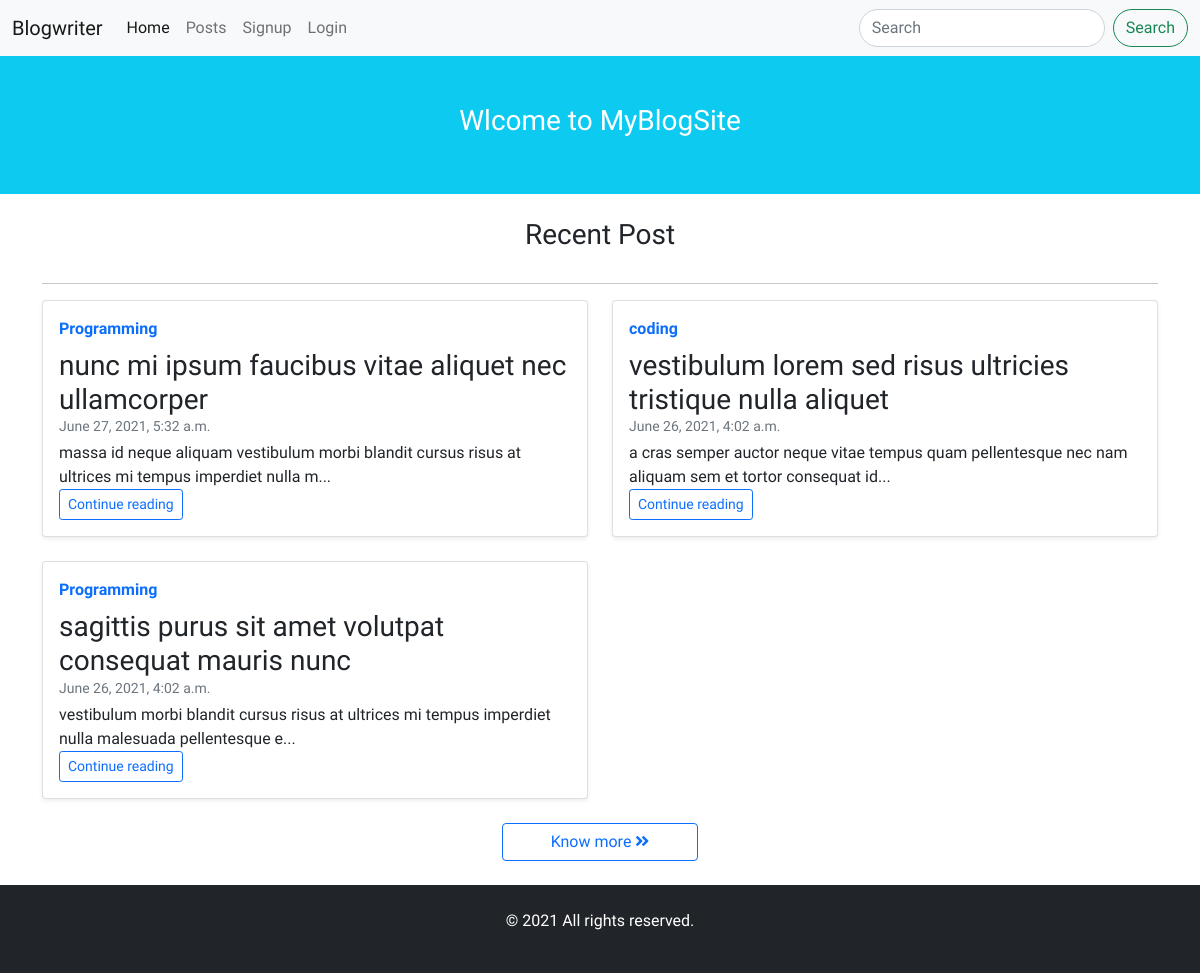
Before: / with the older database file.
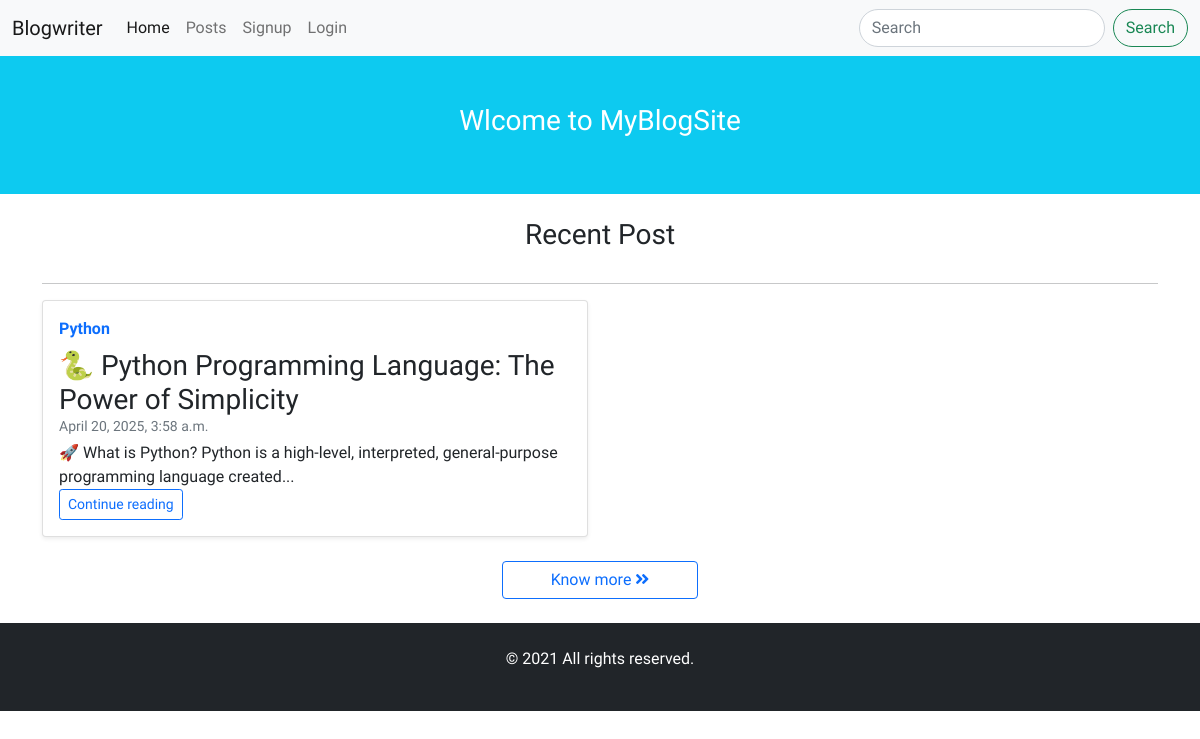
After: the same page with the newer database file.
### blogs/models.py (models this page shows, shortened)
class Post(models.Model):
    title=models.CharField(max_length=200)
    author=models.ForeignKey(User,on_delete=models.CASCADE,null=True)
    category = models.CharField(max_length=200)
    body = models.TextField(blank=True, null=True)
    date=models.DateTimeField(auto_now_add=True)
    slug = models.CharField(max_length=200)

### mysite/views.py (the view)
# urls.py: path('',PostView.as_view(), name="home"),
class PostView(ListView):
    model = Post
    template_name = 'index.html'
    queryset = Post.objects.order_by('-id')[:4]

### templates/index.html (shortened to what this page needs)
{% extends 'base.html' %}
{% block content %}
<div class="container-fluid bg-info text-white p-5">
	<h3 class="text-center">Wlcome to MyBlogSite</h3>
</div>
<div class="container mt-4">
	{% if object_list %}
	<h3 class="pb-3 mb-2 mt-3 text-center">Recent Post</h3>
	<hr>
	<div class="row">
		{% for post in object_list %}
		<div class="col-md-6">
			<div class="card flex-md-row mb-4 shadow-sm h-md-250">
				<div class="card-body d-flex flex-column align-items-start">
					<strong class="d-inline-block mb-2 text-primary">{{post.category}}</strong>
					<h6 class="mb-0">
						<a class="text-dark text-decoration-none fs-3" href="{% url 'PostDetail' post.pk %}"
						>{{post.title}}</a
						>
					</h6>
					<div class="mb-1 text-muted small">{{post.date}}</div>
					<p class="card-text mb-auto">
						{{post.body|safe|slice:100}}...
					</p>
					<a
							class="btn btn-outline-primary btn-sm"
							role="button"
							href="{% url 'PostDetail' post.pk %}"
					>Continue reading</a
					>
				</div>
			</div>
		</div>
		{% endfor %}
	</div>
	<div class="text-center">
		<a href="{% url 'Post' %}" class="float-left btn btn-outline-primary px-5">
			Know more <i class="fas fa-angle-double-right"></i
		></a>
	</div>
	<br/>
	{% else %}
	<h3 class="text-center my-4">No Posts Available</h3>
	{% endif%}
</div>
{% endblock %}

### templates/base.html (shortened to what this page needs)
<!DOCTYPE html>
<html lang="en">
<head>
	<link
			href="https://cdn.jsdelivr.net/npm/bootstrap@5.0.1/dist/css/bootstrap.min.css"
			rel="stylesheet"
	/>
	<link
			rel="stylesheet"
			href="https://use.fontawesome.com/releases/v5.2.0/css/all.css"
	/>
</head>
<body>
<nav class="navbar navbar-expand-lg navbar-light bg-light">
	<div class="container-fluid">
		<a class="navbar-brand" href="{% url 'home' %}">Blogwriter</a>
		<div class="collapse navbar-collapse" id="navbarSupportedContent">
			<ul class="navbar-nav me-auto mb-2 mb-lg-0">
				<li class="nav-item">
					<a class="nav-link active" aria-current="page" href="{% url 'home' %}">Home</a>
				</li>
				<li class="nav-item">
					<a class="nav-link" href="{% url 'Post' %}">Posts</a>
				</li>
				{% if user.is_authenticated %}
				<li class="nav-item">
					<a class="nav-link" href="{% url 'add_post' %}">Add Post</a>
				</li>
				<!-- <li class="nav-item">
					<a class="nav-link" href="{% url 'logout' %}">LogOut</a>
				</li> -->
				<li class="nav-item">
					<a class="nav-link" href="{% url 'home' %}">Hello-{{user}}</span></a>
				</li>
				{% else %}
				<li class="nav-item">
					<a class="nav-link" href="{% url 'users' %}">Signup</a>
				</li>
				<li class="nav-item">
					<a class="nav-link" href="{% url 'login' %}">Login</a>
				</li>
				{% endif %}
			</ul>
			<form action="{% url 'search_results' %}" class="d-flex">
				<input
						class="form-control me-2 rounded-pill"
						type="search"
						placeholder="Search"
						aria-label="Search"
						name="S"
				/>
				<button class="btn btn-outline-success rounded-pill" type="submit">
					Search
				</button>
			</form>
		</div>
	</div>
</nav>
{% block content %}
{% endblock %}
<footer class="position-relative bottom section-padding bg-dark text-white p-4">
	<div class="container">
		<div class="row">
			<div class="col-md-12 text-center">
				<div class="copyright">
					<p>
						© <span>2021</span>
						<a href="#"></a> All rights
						reserved.
					</p>
				</div>
			</div>
		</div>
	</div>
</footer>
</body>
</html>

### templates/base.html (style rules this page uses)
body { font-family: 'Oswald', sans-serif; }

Changed rows visible on the page:
removed Post: category "Programming", title "nunc mi ipsum faucibus vitae aliquet nec ullamcorper", date "June 27, 2021, 5:32 a.m.", body "massa id neque aliquam vestibulum morbi blandit cursus risus at ultrices mi tempus imperdiet nulla m"
removed Post: category "coding", title "vestibulum lorem sed risus ultricies tristique nulla aliquet", date "June 26, 2021, 4:02 a.m.", body "a cras semper auctor neque vitae tempus quam pellentesque nec nam aliquam sem et tortor consequat id"
removed Post: category "Programming", title "sagittis purus sit amet volutpat consequat mauris nunc", date "June 26, 2021, 4:02 a.m.", body "vestibulum morbi blandit cursus risus at ultrices mi tempus imperdiet nulla malesuada pellentesque e"
added Post: category "Python", title "🐍 Python Programming Language: The Power of Simplicity", date "April 20, 2025, 3:58 a.m.", body "🚀 What is Python? Python is a high-level, interpreted, general-purpose programming language created"
